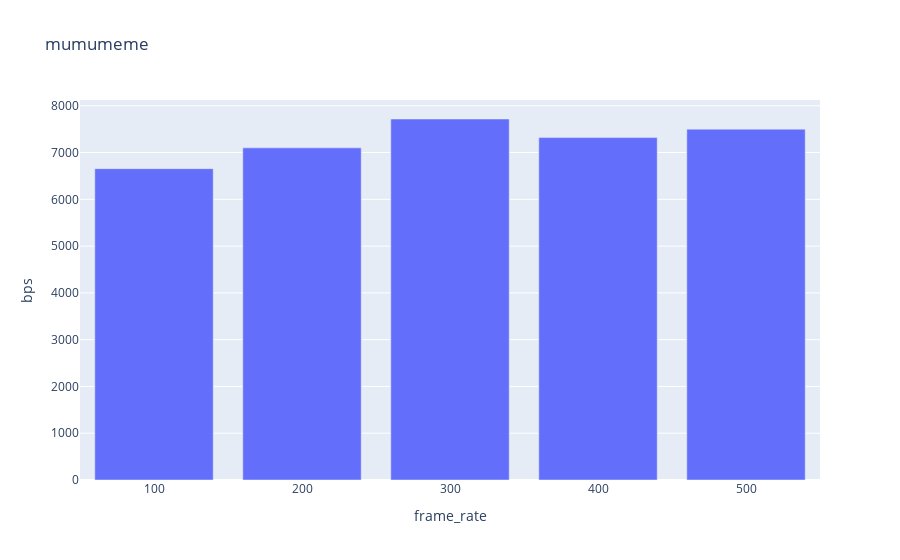

The code cell stored with this chart in its notebook:
### Code cell
df_frame_rate = df.groupby(["frame_rate"]).mean().reset_index()
fig = px.bar(df_frame_rate, x="frame_rate", y="bps", title="mumumeme")
fig.show()

### Figure 1 — Plotly figure (JSON) as saved in the notebook; plotly's stock layout.template omitted (floating-point values rounded to 4 significant figures)
{"data": [{"alignmentgroup": "True", "hovertemplate": "frame_rate=%{x}<br>bps=%{y}<extra></extra>", "legendgroup": "", "marker": {"color": "#636efa", "pattern": {"shape": ""}}, "name": "", "offsetgroup": "", "orientation": "v", "showlegend": false, "textposition": "auto", "type": "bar", "x": [100, 200, 300, 400, 500], "xaxis": "x", "y": [6656.0, 7100.0, 7718.0, 7320, 7500], "yaxis": "y"}], "layout": {"barmode": "relative", "legend": {"tracegroupgap": 0}, "title": {"text": "mumumeme"}, "xaxis": {"anchor": "y", "domain": [0, 1], "title": {"text": "frame_rate"}}, "yaxis": {"anchor": "x", "domain": [0, 1], "title": {"text": "bps"}}}}
